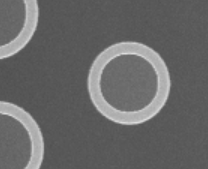
#> input picture mnt/data/image3.png, 208 x 169 px
$ python test.py
#> lines starting #> are read from the running program, lines starting #| are printed output that depends on the picture; after the words box and inside, x2 and y2 are one past the last pixel; in counts of white or black regions, pixels touching at a corner belong together
import cv2
import numpy as np
import matplotlib.pyplot as plt

def get_donut_radius(image_path = './mnt/data/image3.png', lower = 127, upper = 255):
    # 函數的輸入：
    # image_path: 圖像的路徑 (默認值為 './mnt/data/image3.png')
    # lower: 二值化圖像的閾值下限 (默認值為 127)
    # upper: 二值化圖像的閾值上限 (默認值為 255)

    # 函數的輸出：
    # center_outer: 外圓的圓心 (座標形式，如 (x, y))
    # radius_outer: 外圓的半徑 (像素單位)
    # radius_inner: 內圓的半徑 (像素單位)

    # 讀取圖像
#> called with image_path = './mnt/data/image3.png', lower = 127, upper = 255
    image = cv2.imread(image_path, cv2.IMREAD_GRAYSCALE)
#> image is the input picture: shape (169, 208); min 80, max 222, mean 103.9

    # 二值化圖像
    _, binary_image = cv2.threshold(image, lower, upper, cv2.THRESH_BINARY)
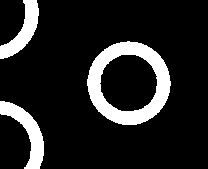
#> binary_image: shape (169, 208); 14% white; 3 white regions
    # 找到輪廓
    contours, _ = cv2.findContours(binary_image, cv2.RETR_EXTERNAL, cv2.CHAIN_APPROX_SIMPLE)
#> contours = 3 contours; box (x1, y1, x2, y2) and area: (87, 41, 171, 125) 5318, (0, 101, 44, 169) 995, (0, 0, 39, 59) 841
    # 使用subplot顯示圖像
    plt.figure(figsize=(10, 5))

    plt.subplot(1, 2, 1)
    plt.imshow(binary_image, cmap='gray')
    plt.title("Binary Image")

    # 找到最大的輪廓，即甜甜圈的外輪廓
    largest_contour = max(contours, key=cv2.contourArea)
#> largest_contour = contour of 131 points, box (x1, y1, x2, y2) (87, 41, 171, 125), area 5318

    # 獲取外接圓
    (x_outer, y_outer), radius_outer = cv2.minEnclosingCircle(largest_contour)
#> x_outer = 128.6; y_outer = 82.81; radius_outer = 41.84

    # 圓心取整
    center_outer = (int(x_outer), int(y_outer))
#> center_outer = (128, 82)
    radius_outer = int(radius_outer)
#> radius_outer = 41

    # 通過圓心的水平線上的灰階值變化
    row_values = binary_image[center_outer[1], :].astype(float)
#> row_values = 208 values, max 255 at index 87, min 0 at index 0, mean 34.33
    changes = np.diff(row_values)
#> changes = 207 values, max 255 at index 86, min -255 at index 100, mean 0
    nonzero_indices = np.nonzero(changes)
#> nonzero_indices = ([86, 100, 156, 170],)
    # 假設內圓的灰階值變化最明顯，因此內圓的邊界應該是變化最大的位置
    radius_inner = (nonzero_indices[0][2] - nonzero_indices[0][1])/2
#> radius_inner = 28
    # 顯示結果
    result_image = cv2.cvtColor(image, cv2.COLOR_GRAY2BGR)
    cv2.circle(result_image, center_outer, radius_outer, (0, 255, 0), 2)
    cv2.circle(result_image, center_outer, 2, (255, 0, 0), 3) # 圓心
#> result_image: shape (169, 208, 3); mean B, G, R 100.7, 106, 100.4

    # 畫出內圓
    if radius_inner > 0:
        cv2.circle(result_image, center_outer, int(radius_inner), (0, 0, 255), 2)
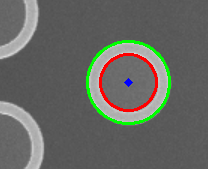
#> result_image: shape (169, 208, 3); mean B, G, R 98.6, 104, 102.3
    plt.subplot(1, 2, 2)
    plt.imshow(cv2.cvtColor(result_image, cv2.COLOR_BGR2RGB))
    plt.title("Detected Donut")
    plt.show()
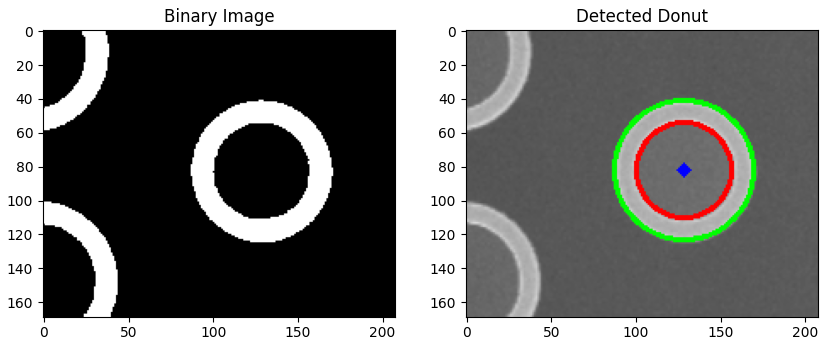
#> figure drawn by matplotlib, 2 panels

    # 輸出結果
    print(f"Outer Circle: Center = {center_outer}, Radius = {radius_outer}")
#| Outer Circle: Center = (128, 82), Radius = 41
    print(f"Inner Circle: Center = {center_outer}, Radius = {radius_inner}")
#| Inner Circle: Center = (128, 82), Radius = 28.0
    print(f"Outer Diameter: {int(2 * radius_outer)} pixels")
#| Outer Diameter: 82 pixels
    print(f"Inner Diameter: {int(2 * radius_inner)} pixels")
#| Inner Diameter: 56 pixels
    return center_outer, radius_outer, radius_inner

test_image_path = './mnt/data/image3.png'
center_outer, radius_outer, radius_inner = get_donut_radius(image_path = test_image_path, lower = 127, upper = 255)
#> center_outer = (128, 82); radius_outer = 41; radius_inner = 28
